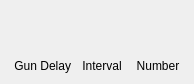
  <widget class="QWidget" name="layoutWidget">
   <property name="geometry">
    <rect>
     <x>170</x>
     <y>90</y>
     <width>194</width>
     <height>56</height>
    </rect>
   </property>
   <layout class="QHBoxLayout" name="tbGunLayout">
    <item>
     <layout class="QGridLayout" name="tbGunDelayLayout">
      <item row="0" column="0">
       <widget class="TaurusLabel" name="tbGunDelayValue"/>
      </item>
      <item row="1" column="0">
       <widget class="TaurusValueSpinBox" name="tbGunDelaySetpoint">
        <property name="minimumSize">
         <size>
          <width>60</width>
          <height>22</height>
         </size>
        </property>
       </widget>
      </item>
      <item row="2" column="0">
       <widget class="QLabel" name="tbGunDelayLabel">
        <property name="text">
         <string>Gun Delay</string>
        </property>
        <property name="alignment">
         <set>Qt::AlignRight|Qt::AlignTrailing|Qt::AlignVCenter</set>
        </property>
       </widget>
      </item>
     </layout>
    </item>
    <item>
     <layout class="QGridLayout" name="tbWidthLayout">
      <item row="1" column="0">
       <widget class="TaurusValueSpinBox" name="tbWidthSetpoint">
        <property name="minimumSize">
         <size>
          <width>40</width>
          <height>22</height>
         </size>
        </property>
       </widget>
      </item>
      <item row="0" column="0">
       <widget class="TaurusLabel" name="tbWidthValue"/>
      </item>
      <item row="2" column="0">
       <widget class="QLabel" name="tbWidthLabel">
        <property name="text">
         <string>Interval</string>
        </property>
        <property name="alignment">
         <set>Qt::AlignCenter</set>
        </property>
       </widget>
      </item>
     </layout>
    </item>
    <item>
     <layout class="QGridLayout" name="tbNumberLayout">
      <item row="0" column="0">
       <widget class="TaurusLabel" name="tbNumberValue"/>
      </item>
      <item row="1" column="0">
       <widget class="TaurusValueSpinBox" name="tbNumberSetpoint">
        <property name="minimumSize">
         <size>
          <width>40</width>
          <height>22</height>
         </size>
        </property>
       </widget>
      </item>
      <item row="2" column="0">
       <widget class="QLabel" name="tbNumberLabel">
        <property name="text">
         <string>Number</string>
        </property>
        <property name="alignment">
         <set>Qt::AlignCenter</set>
        </property>
       </widget>
      </item>
     </layout>
    </item>
   </layout>
  </widget>
